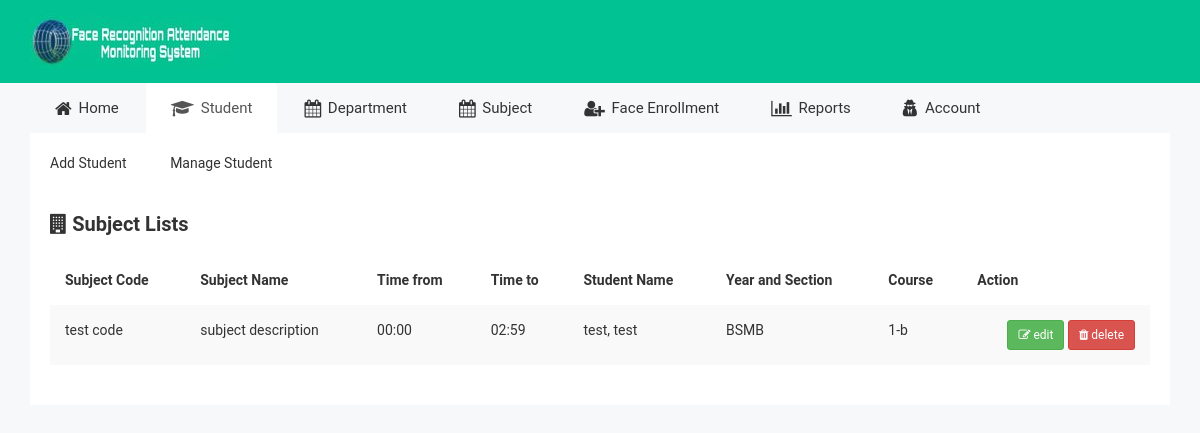
/admin/manage-enrolled.php, run on an earlier commit of the app's database.
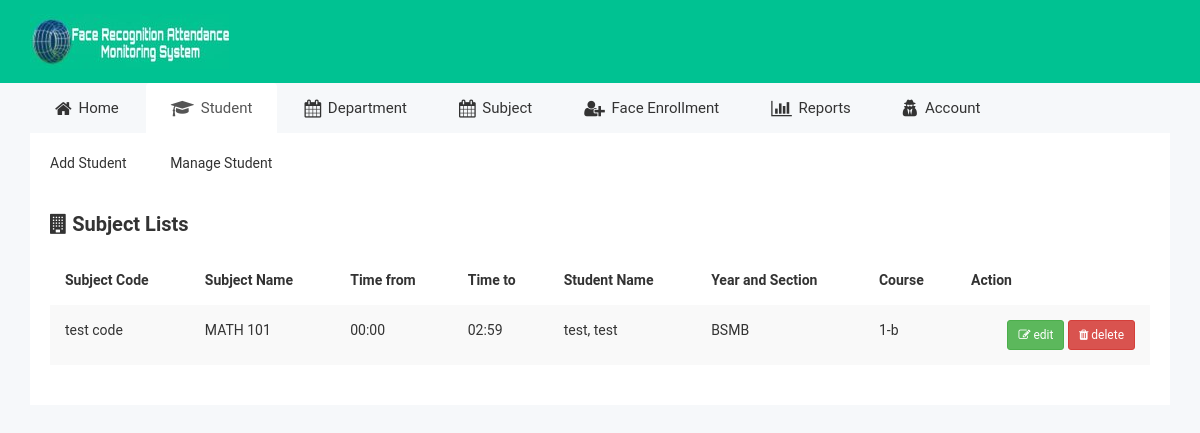
And on a later commit of the database.
### tables this page shows
CREATE TABLE `enrolled_subjects` (
  `id` bigint(20) NOT NULL AUTO_INCREMENT,
  `subject_id` bigint(20) NOT NULL,
  `student_id` varchar(50) NOT NULL,
  PRIMARY KEY (`id`),
  KEY `subject_id` (`subject_id`),
  KEY `student_id` (`student_id`),
  CONSTRAINT `enrolled_subjects_ibfk_1` FOREIGN KEY (`subject_id`) REFERENCES `subjects` (`id`)
);

CREATE TABLE `subjects` (
  `id` bigint(20) NOT NULL AUTO_INCREMENT,
  `code` varchar(50) NOT NULL,
  `desc` varchar(50) NOT NULL,
  `time_from` varchar(50) NOT NULL,
  `time_to` varchar(50) NOT NULL,
  PRIMARY KEY (`id`)
);

CREATE TABLE `course` (
  `id` int(11) NOT NULL AUTO_INCREMENT,
  `course_abbr` varchar(10) NOT NULL,
  `course_description` varchar(200) NOT NULL,
  `course_status` int(11) NOT NULL,
  PRIMARY KEY (`id`)
);

CREATE TABLE `student_info` (
  `id` int(11) NOT NULL AUTO_INCREMENT,
  `student_id` varchar(100) NOT NULL,
  `firstname` varchar(100) NOT NULL,
  `lastname` varchar(100) NOT NULL,
  `middle_name` varchar(100) DEFAULT NULL,
  `email_add` varchar(100) NOT NULL,
  `gender` varchar(10) NOT NULL,
  `course` int(11) NOT NULL,
  `contact` varchar(15) NOT NULL,
  `year_section` varchar(10) NOT NULL,
  `pic` varchar(50) DEFAULT NULL,
  PRIMARY KEY (`id`)
);

### admin/manage-enrolled.php (the view, shortened to what this page needs)
<!doctype html>
<html class="no-js" lang="">
<?php
include 'includes/header.php';
include '../dbcon.php';
?>
<link rel="stylesheet" href="../css/jquery.dataTables.min.css">
<body>
    <div class="header-top-area">
        <div class="container">
            <div class="row">
                <div class="col-lg-4 col-md-4 col-sm-12 col-xs-12">
                    <div class="logo-area">
                        <a href="#"><img src="../img/logo/logo.jpg" alt="" /></a>
                    </div>
                </div>
            </div>
        </div>
    </div>
    <?php include('menu.php') ?>
    <div class="data-table-area">
        <div class="container">
            <div class="row">
                <div class="col-lg-12 col-md-12 col-sm-12 col-xs-12">
                    <div class="data-table-list">
                        <div class="basic-tb-hd">
                            <h2><i class="fa fa-building"></i> Subject Lists</h2>
                        </div>
                        <div class="table-responsive">
                            <table id="data-table-basic" class="table table-striped">
                                <thead>
                                    <tr>
                                        <th>Subject Code</th>
                                        <th>Subject Name</th>
                                        <th>Time from</th>
                                        <th>Time to</th>
                                        <th>Student Name</th>
                                        <th>Year and Section</th>
                                        <th>Course</th>
                                        <th>Action</th>
                                    </tr>
                                </thead>
                                <tbody>
                                    <?php
                                    $query = mysqli_query($con, "SELECT *,CONCAT(lastname,', ', firstname) as name, year_section FROM enrolled_subjects a INNER JOIN subjects b on a.subject_id = b.id INNER JOIN student_info c on a.student_id = c.id INNER JOIN course d on c.course = d.id");
                                    while ($rows = mysqli_fetch_array($query)) {
                                        echo ' <tr>
                                                <td>' . $rows['code'] . '</td>
                                                <td>' . $rows['desc'] . '</td>
                                                <td>' . $rows['time_from'] . '</td>
                                                <td>' . $rows['time_to'] . '</td>
                                                <td>' . $rows['name'] . '</td>
                                                <td>' . $rows['course_abbr'] . '</td>
                                                <td>' . $rows['year_section'] . '</td>
                                                <td class="text-right">
                                                    <a class="btn btn-sm btn-success" href="#"><i class="fa fa-edit"></i> edit</a>
                                                    <a class="btn btn-sm btn-danger" href="#" data-toggle="modal" data-target="#delete"><i class="fa fa-trash"></i> delete</a>
                                                </td>
                                            </tr>';
                                    }
                                    ?>
                                </tbody>
                            </table>
                        </div>
                    </div>
                </div>
            </div>
        </div>
    </div>
</body>
</html>

### admin/includes/header.php (shortened to what this page needs)
<head>
    <link rel="stylesheet" href="../css/bootstrap.min.css">
    <link rel="stylesheet" href="../css/font-awesome.min.css">
    <link rel="stylesheet" href="../css/owl.carousel.css">
    <link rel="stylesheet" href="../css/owl.theme.css">
    <link rel="stylesheet" href="../css/owl.transitions.css">
    <link rel="stylesheet" href="../css/meanmenu/meanmenu.min.css">
    <link rel="stylesheet" href="../css/animate.css">
    <link rel="stylesheet" href="../css/normalize.css">
    <link rel="stylesheet" href="../css/scrollbar/jquery.mCustomScrollbar.min.css">
    <link rel="stylesheet" href="../css/jvectormap/jquery-jvectormap-2.0.3.css">
    <link rel="stylesheet" href="../css/notika-custom-icon.css">
    <link rel="stylesheet" href="../css/wave/waves.min.css">
    <link rel="stylesheet" href="../css/main.css">
    <link rel="stylesheet" href="../css/style.css">
    <link rel="stylesheet" href="../css/responsive.css">
    <link rel="stylesheet" href="../css/select2/css/select2.min.css">
    <link rel="stylesheet" href="../css/select2-bootstrap4-theme/select2-bootstrap4.min.css">
</head>

### admin/menu.php (shortened to what this page needs)
<div class="main-menu-area">
    <div class="container">
        <div class="row">
            <div class="col-lg-12 col-md-12 col-sm-12 col-xs-12">
                <ul class="nav nav-tabs notika-menu-wrap menu-it-icon-pro">
                    <li><a data-toggle="tab" href="#Home"><i class="fa fa-home"></i> Home</a>
                    </li>
                    <li class="active"><a data-toggle="tab" href="#student"><i class="fa fa-graduation-cap"></i> Student</a>
                    </li>
                    <li><a data-toggle="tab" href="#department"><i class="fa fa-calendar"></i> Department</a>
                    </li>
                    <li><a data-toggle="tab" href="#subject"><i class="fa fa-calendar"></i> Subject</a>
                    </li>
                    <li><a data-toggle="tab" href="#face"><i class="fa fa-user-plus"></i> Face Enrollment </a>
                    </li>
                    <li><a href="attendance-report.php"><i class="fa fa-bar-chart"></i> Reports</a>
                    </li>
                    <li><a data-toggle="tab" href="#account"><i class="fa fa-user-secret"></i> Account</a>
                    </li>
                </ul>
                <div class="tab-content custom-menu-content">
                    <div id="student" class="tab-pane in active notika-tab-menu-bg animated flipInX">
                        <ul class="notika-main-menu-dropdown">
                            <li><a href="add-student.php">Add Student</a>
                            </li>
                            <li><a href="manage-student.php">Manage Student</a>
                            </li>
                        </ul>
                    </div>
                </div>
            </div>
        </div>
    </div>
</div>

### css/main.css (style rules this page uses)
html { color: #222; font-size: 1em; line-height: 1.4; }
audio, canvas, iframe, img, svg, video { vertical-align: middle; }

What changed in the data, as far as the page shows it:
changed enrolled_subjects "test code": subject.desc "subject description" → "MATH 101"
